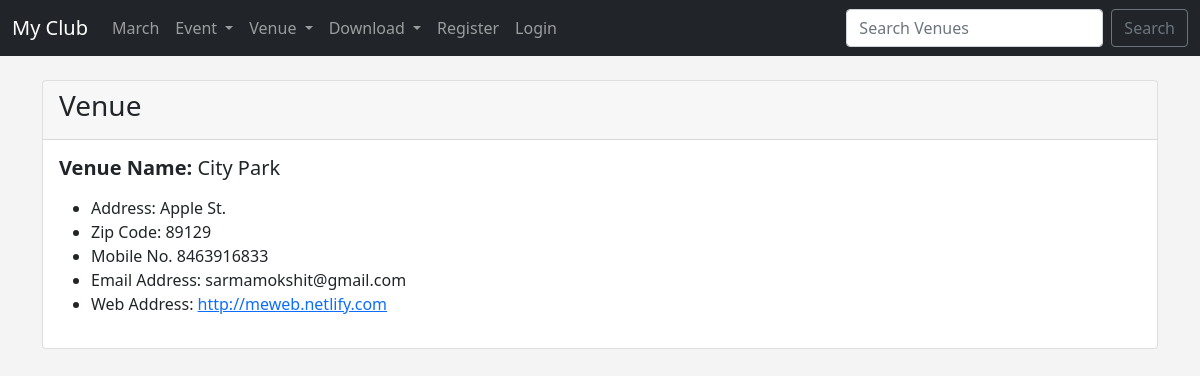
Page /show_venue/1 on the committed database.
### events/models.py (models this page shows)
class Venue(models.Model):
	name = models.CharField('Venue Name', max_length=50)
	address = models.CharField(max_length=120)
	zip_code = models.CharField(max_length=10)
	phone = models.CharField('Contact', max_length=20)
	web = models.URLField('Website Address',blank=True)
	email_address = models.EmailField('Email Address', blank=True)
	def __str__(self):
		return self.name

### events/views.py (the view)
# urls.py: path('show_venue/<venue_id>', views.show_venue, name='show-venue'),
def show_venue(request, venue_id):
	venue = Venue.objects.get(pk=venue_id)
	return render(request, 'events/show_venue.html', {'venue':venue})

### events/templates/events/show_venue.html (shortened to what this page needs)
{% extends 'events/base.html' %}
{% block content %}
	<div class="card">
  <div class="card-header">
    <h3>Venue</h3>
  </div>
  <div class="card-body">
    <h5 class="card-title"><b>Venue Name:</b> {{ venue }}</h5>
    <p class="card-text">
    <ul>
    <li>Address: {{ venue.address }}</li>
	<li>Zip Code: {{ venue.zip_code }}</li>
	<li>Mobile No. {{ venue.phone }}</li>
	<li>Email Address: {{ venue.email_address }}</li>
	<li>Web Address: <a href="{{ venue.web }}">{{ venue.web }}</a></li>
	</ul>
    </p>
  </div>
</div>
{% endblock %}

### events/templates/events/base.html (style rules this page uses)
body { background: #f4f4f4; }

### rows in the picture
Venue: name "City Park", address "Apple St.", zip_code "89129", phone "8463916833", email_address "sarmamokshit@gmail.com", web "http://meweb.netlify.com"
